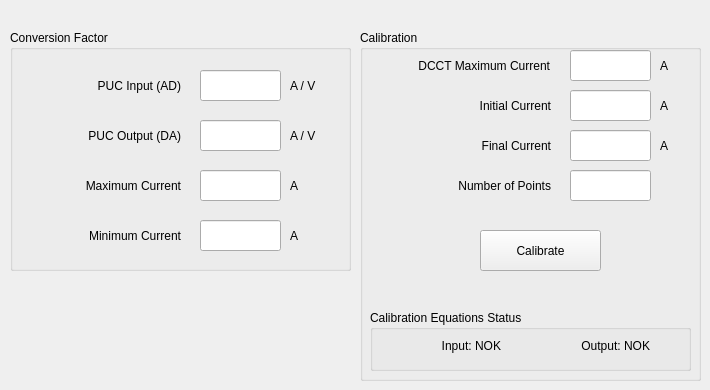
       <widget class="QWidget" name="tab_10">
        <attribute name="title">
         <string>Settings</string>
        </attribute>
        <widget class="QGroupBox" name="groupBox_18">
         <property name="geometry">
          <rect>
           <x>10</x>
           <y>30</y>
           <width>341</width>
           <height>241</height>
          </rect>
         </property>
         <property name="title">
          <string>Conversion Factor</string>
         </property>
         <widget class="QLineEdit" name="Fator_Entrada">
          <property name="geometry">
           <rect>
            <x>190</x>
            <y>40</y>
            <width>81</width>
            <height>31</height>
           </rect>
          </property>
         </widget>
         <widget class="QLineEdit" name="Fator_Saida">
          <property name="geometry">
           <rect>
            <x>190</x>
            <y>90</y>
            <width>81</width>
            <height>31</height>
           </rect>
          </property>
          <property name="text">
           <string/>
          </property>
         </widget>
         <widget class="QLabel" name="label_98">
          <property name="geometry">
           <rect>
            <x>40</x>
            <y>40</y>
            <width>131</width>
            <height>31</height>
           </rect>
          </property>
          <property name="text">
           <string>PUC Input (AD)</string>
          </property>
          <property name="alignment">
           <set>Qt::AlignRight|Qt::AlignTrailing|Qt::AlignVCenter</set>
          </property>
         </widget>
         <widget class="QLabel" name="label_99">
          <property name="geometry">
           <rect>
            <x>50</x>
            <y>90</y>
            <width>121</width>
            <height>31</height>
           </rect>
          </property>
          <property name="text">
           <string>PUC Output (DA)</string>
          </property>
          <property name="alignment">
           <set>Qt::AlignRight|Qt::AlignTrailing|Qt::AlignVCenter</set>
          </property>
         </widget>
         <widget class="QLabel" name="label_101">
          <property name="geometry">
           <rect>
            <x>280</x>
            <y>40</y>
            <width>41</width>
            <height>31</height>
           </rect>
          </property>
          <property name="text">
           <string>A / V</string>
          </property>
         </widget>
         <widget class="QLabel" name="label_102">
          <property name="geometry">
           <rect>
            <x>280</x>
            <y>90</y>
            <width>41</width>
            <height>31</height>
           </rect>
          </property>
          <property name="text">
           <string>A / V</string>
          </property>
         </widget>
         <widget class="QLineEdit" name="Corrente_Maxima_Fonte">
          <property name="geometry">
           <rect>
            <x>190</x>
            <y>140</y>
            <width>81</width>
            <height>31</height>
           </rect>
          </property>
          <property name="text">
           <string/>
          </property>
         </widget>
         <widget class="QLabel" name="label_125">
          <property name="geometry">
           <rect>
            <x>280</x>
            <y>140</y>
            <width>41</width>
            <height>31</height>
           </rect>
          </property>
          <property name="text">
           <string>A</string>
          </property>
         </widget>
         <widget class="QLabel" name="label_126">
          <property name="geometry">
           <rect>
            <x>0</x>
            <y>140</y>
            <width>171</width>
            <height>31</height>
           </rect>
          </property>
          <property name="text">
           <string>Maximum Current</string>
          </property>
          <property name="alignment">
           <set>Qt::AlignRight|Qt::AlignTrailing|Qt::AlignVCenter</set>
          </property>
         </widget>
         <widget class="QLineEdit" name="Corrente_Minima_Fonte">
          <property name="geometry">
           <rect>
            <x>190</x>
            <y>190</y>
            <width>81</width>
            <height>31</height>
           </rect>
          </property>
          <property name="text">
           <string/>
          </property>
         </widget>
         <widget class="QLabel" name="label_132">
          <property name="geometry">
           <rect>
            <x>280</x>
            <y>190</y>
            <width>41</width>
            <height>31</height>
           </rect>
          </property>
          <property name="text">
           <string>A</string>
          </property>
         </widget>
         <widget class="QLabel" name="label_133">
          <property name="geometry">
           <rect>
            <x>10</x>
            <y>190</y>
            <width>161</width>
            <height>31</height>
           </rect>
          </property>
          <property name="text">
           <string>Minimum Current</string>
          </property>
          <property name="alignment">
           <set>Qt::AlignRight|Qt::AlignTrailing|Qt::AlignVCenter</set>
          </property>
         </widget>
        </widget>
        <widget class="QGroupBox" name="groupBox_24">
         <property name="geometry">
          <rect>
           <x>360</x>
           <y>30</y>
           <width>341</width>
           <height>351</height>
          </rect>
         </property>
         <property name="title">
          <string>Calibration</string>
         </property>
         <widget class="QLineEdit" name="Corr_Calib_Passo">
          <property name="geometry">
           <rect>
            <x>210</x>
            <y>140</y>
            <width>81</width>
            <height>31</height>
           </rect>
          </property>
         </widget>
         <widget class="QLineEdit" name="Corr_Calib_Inicial">
          <property name="geometry">
           <rect>
            <x>210</x>
            <y>60</y>
            <width>81</width>
            <height>31</height>
           </rect>
          </property>
          <property name="text">
           <string/>
          </property>
         </widget>
         <widget class="QLabel" name="label_103">
          <property name="geometry">
           <rect>
            <x>60</x>
            <y>140</y>
            <width>131</width>
            <height>31</height>
           </rect>
          </property>
          <property name="text">
           <string>Number of Points</string>
          </property>
          <property name="alignment">
           <set>Qt::AlignRight|Qt::AlignTrailing|Qt::AlignVCenter</set>
          </property>
         </widget>
         <widget class="QLabel" name="label_104">
          <property name="geometry">
           <rect>
            <x>30</x>
            <y>60</y>
            <width>161</width>
            <height>31</height>
           </rect>
          </property>
          <property name="text">
           <string>Initial Current</string>
          </property>
          <property name="alignment">
           <set>Qt::AlignRight|Qt::AlignTrailing|Qt::AlignVCenter</set>
          </property>
         </widget>
         <widget class="QLabel" name="label_106">
          <property name="geometry">
           <rect>
            <x>300</x>
            <y>60</y>
            <width>41</width>
            <height>31</height>
           </rect>
          </property>
          <property name="text">
           <string>A</string>
          </property>
         </widget>
         <widget class="QLineEdit" name="Corrente_DCCT">
          <property name="geometry">
           <rect>
            <x>210</x>
            <y>20</y>
            <width>81</width>
            <height>31</height>
           </rect>
          </property>
          <property name="text">
           <string/>
          </property>
         </widget>
         <widget class="QLabel" name="label_127">
          <property name="geometry">
           <rect>
            <x>300</x>
            <y>20</y>
            <width>41</width>
            <height>31</height>
           </rect>
          </property>
          <property name="text">
           <string>A</string>
          </property>
         </widget>
         <widget class="QLabel" name="label_128">
          <property name="geometry">
           <rect>
            <x>10</x>
            <y>20</y>
            <width>180</width>
            <height>31</height>
           </rect>
          </property>
          <property name="text">
           <string>DCCT Maximum Current</string>
          </property>
          <property name="alignment">
           <set>Qt::AlignRight|Qt::AlignTrailing|Qt::AlignVCenter</set>
          </property>
         </widget>
         <widget class="QLineEdit" name="Corr_Calib_Final">
          <property name="geometry">
           <rect>
            <x>210</x>
            <y>100</y>
            <width>81</width>
            <height>31</height>
           </rect>
          </property>
          <property name="text">
           <string/>
          </property>
         </widget>
         <widget class="QLabel" name="label_140">
          <property name="geometry">
           <rect>
            <x>300</x>
            <y>100</y>
            <width>41</width>
            <height>31</height>
           </rect>
          </property>
          <property name="text">
           <string>A</string>
          </property>
         </widget>
         <widget class="QLabel" name="label_141">
          <property name="geometry">
           <rect>
            <x>30</x>
            <y>100</y>
            <width>161</width>
            <height>31</height>
           </rect>
          </property>
          <property name="text">
           <string>Final Current</string>
          </property>
          <property name="alignment">
           <set>Qt::AlignRight|Qt::AlignTrailing|Qt::AlignVCenter</set>
          </property>
         </widget>
         <widget class="QPushButton" name="Calibrar_Fonte">
          <property name="geometry">
           <rect>
            <x>120</x>
            <y>200</y>
            <width>121</width>
            <height>41</height>
           </rect>
          </property>
          <property name="text">
           <string>Calibrate</string>
          </property>
          <property name="icon">
           <iconset>
            <normaloff>../../../../Users/james.citadini/.designer/backup/imagens/play1.png</normaloff>../../../../Users/james.citadini/.designer/backup/imagens/play1.png</iconset>
          </property>
          <property name="iconSize">
           <size>
            <width>20</width>
            <height>20</height>
           </size>
          </property>
         </widget>
         <widget class="QGroupBox" name="groupBox_25">
          <property name="geometry">
           <rect>
            <x>10</x>
            <y>280</y>
            <width>321</width>
            <height>61</height>
           </rect>
          </property>
          <property name="title">
           <string>Calibration Equations Status</string>
          </property>
          <widget class="QLabel" name="label_equacao_entrada">
           <property name="geometry">
            <rect>
             <x>20</x>
             <y>20</y>
             <width>111</width>
             <height>31</height>
            </rect>
           </property>
           <property name="text">
            <string>Input: NOK</string>
           </property>
           <property name="alignment">
            <set>Qt::AlignRight|Qt::AlignTrailing|Qt::AlignVCenter</set>
           </property>
          </widget>
          <widget class="QLabel" name="label_equacao_saida">
           <property name="geometry">
            <rect>
             <x>180</x>
             <y>20</y>
             <width>100</width>
             <height>31</height>
            </rect>
           </property>
           <property name="text">
            <string>Output: NOK</string>
           </property>
           <property name="alignment">
            <set>Qt::AlignRight|Qt::AlignTrailing|Qt::AlignVCenter</set>
           </property>
          </widget>
         </widget>
        </widget>
       </widget>
